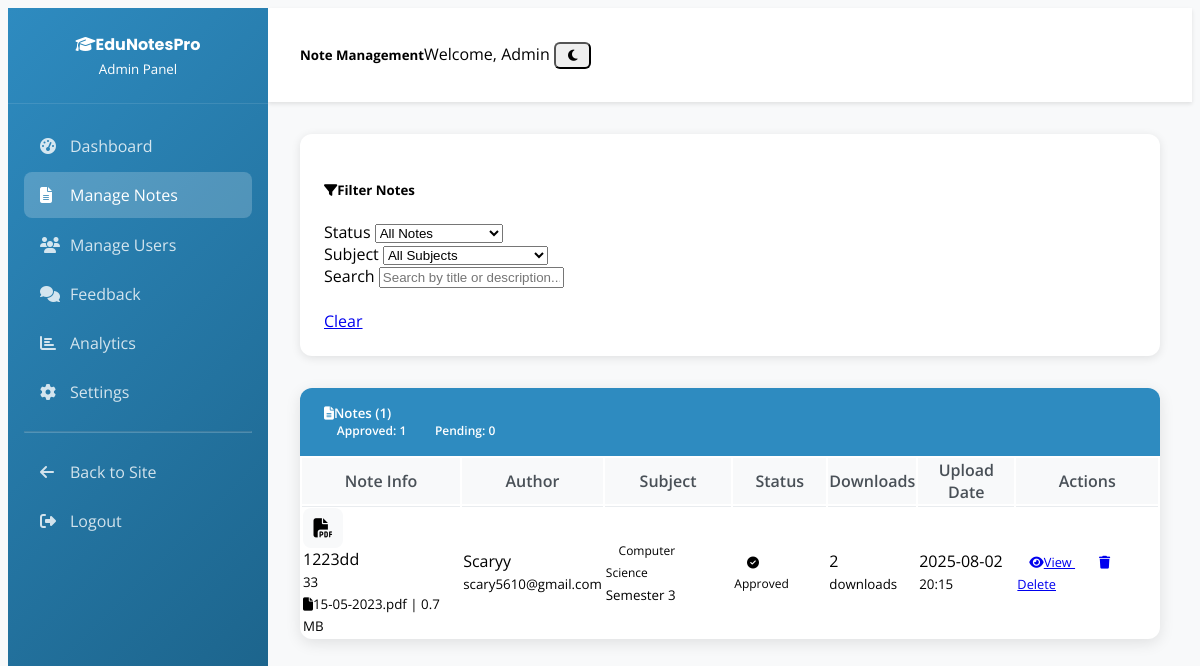
Page /admin/notes (signed in) on the committed database.
### models.py (models this page shows, shortened)
class Note(db.Model):
    id = db.Column(db.Integer, primary_key=True)
    title = db.Column(db.String(200), nullable=False)
    description = db.Column(db.Text)
    filename = db.Column(db.String(200), nullable=False)
    original_filename = db.Column(db.String(200), nullable=False)
    file_size = db.Column(db.Integer)
    semester = db.Column(db.Integer, nullable=False)
    upload_date = db.Column(db.DateTime, default=datetime.utcnow)
    is_approved = db.Column(db.Boolean, default=False)
    download_count = db.Column(db.Integer, default=0)
    user_id = db.Column(db.Integer, db.ForeignKey('user.id'), nullable=False)
    subject_id = db.Column(db.Integer, db.ForeignKey('subject.id'), nullable=False)
    ratings = db.relationship('Rating', backref='note', lazy=True, cascade='all, delete-orphan')
    comments = db.relationship('Comment', backref='note', lazy=True, cascade='all, delete-orphan')
    downloads = db.relationship('Download', backref='note', lazy=True, cascade='all, delete-orphan')

class User(UserMixin, db.Model):
    id = db.Column(db.Integer, primary_key=True)
    username = db.Column(db.String(80), unique=True, nullable=False)
    email = db.Column(db.String(120), unique=True, nullable=False)
    password_hash = db.Column(db.String(256), nullable=False)
    is_admin = db.Column(db.Boolean, default=False)
    is_blocked = db.Column(db.Boolean, default=False)
    created_at = db.Column(db.DateTime, default=datetime.utcnow)
    security_question = db.Column(db.String(200))
    security_answer = db.Column(db.String(200))
    notes = db.relationship('Note', backref='author', lazy=True, cascade='all, delete-orphan')
    ratings = db.relationship('Rating', backref='user', lazy=True, cascade='all, delete-orphan')
    comments = db.relationship('Comment', backref='user', lazy=True, cascade='all, delete-orphan')
    downloads = db.relationship('Download', backref='user', lazy=True, cascade='all, delete-orphan')

class Subject(db.Model):
    id = db.Column(db.Integer, primary_key=True)
    name = db.Column(db.String(100), unique=True, nullable=False)
    code = db.Column(db.String(20), unique=True, nullable=False)
    notes = db.relationship('Note', backref='subject', lazy=True)

### routes.py (the view)
@app.route('/admin/notes')
def admin_notes():
    if 'user_id' not in session or not session.get('is_admin'):
        abort(403)
    status_filter = request.args.get('status', '')
    subject_filter = request.args.get('subject', '')
    search_query = request.args.get('search', '')
    query = Note.query
    if status_filter == 'approved':
        query = query.filter_by(is_approved=True)
    elif status_filter == 'pending':
        query = query.filter_by(is_approved=False)
    if subject_filter:
        query = query.filter_by(subject_id=subject_filter)
    if search_query:
        query = query.filter(or_(
            Note.title.contains(search_query),
            Note.description.contains(search_query)
        ))
    notes = query.order_by(desc(Note.upload_date)).all()
    subjects = Subject.query.all()
    return render_template('admin/notes.html',
                         notes=notes,
                         subjects=subjects,
                         current_status=status_filter,
                         current_subject=subject_filter,
                         current_search=search_query)

### templates/admin/notes.html (shortened to what this page needs)
{% extends "admin/base.html" %}
{% block page_title %}Note Management{% endblock %}
{% block content %}
<div class="filter-card">
    <h5 class="mb-3"><i class="fas fa-filter me-2"></i>Filter Notes</h5>
    <form method="GET" class="row g-3">
        <div class="col-md-3">
            <label for="status" class="form-label">Status</label>
            <select name="status" class="form-select" onchange="this.form.submit()">
                <option value="">All Notes</option>
            </select>
        </div>
        <div class="col-md-3">
            <label for="subject" class="form-label">Subject</label>
            <select name="subject" class="form-select" onchange="this.form.submit()">
                <option value="">All Subjects</option>
            </select>
        </div>
        <div class="col-md-4">
            <label for="search" class="form-label">Search</label>
            <input type="text" name="search" class="form-control" placeholder="Search by title or description..."
                   value="{{ current_search }}" onchange="this.form.submit()">
        </div>
        <div class="col-md-2">
            <label class="form-label">&nbsp;</label>
            <div class="d-grid">
                <a href="{{ url_for('admin_notes') }}" class="btn btn-outline-secondary">Clear</a>
            </div>
        </div>
    </form>
</div>
<div class="admin-table">
    <h5 class="table-header d-flex justify-content-between align-items-center">
        <span><i class="fas fa-file-alt me-2"></i>Notes ({{ notes|length }})</span>
        <div>
            {% if notes %}
            <span class="badge bg-light text-dark me-2">
                Approved: {{ notes|selectattr('is_approved')|list|length }}
            </span>
            <span class="badge bg-light text-dark">
                Pending: {{ notes|rejectattr('is_approved')|list|length }}
            </span>
            {% endif %}
        </div>
    </h5>
    <div class="table-responsive">
        <table class="table table-hover mb-0">
            <thead>
                <tr>
                    <th>Note Info</th>
                    <th>Author</th>
                    <th>Subject</th>
                    <th>Status</th>
                    <th>Downloads</th>
                    <th>Upload Date</th>
                    <th>Actions</th>
                </tr>
            </thead>
            <tbody>
                {% for note in notes %}
                <tr>
                    <td>
                        <div class="d-flex align-items-center">
                            <div class="file-icon me-3">
                                <i class="fas fa-file-pdf text-danger"></i>
                            </div>
                            <div>
                                <div class="fw-bold">{{ note.title[:40] }}{% if note.title|length > 40 %}...{% endif %}</div>
                                <small class="text-muted">
                                    {% if note.description %}
                                        {{ note.description[:50] }}{% if note.description|length > 50 %}...{% endif %}
                                    {% else %}
                                        No description
                                    {% endif %}
                                </small>
                                <div>
                                    <small class="text-muted">
                                        <i class="fas fa-file me-1"></i>{{ note.original_filename }}
                                        {% if note.file_size %}
                                        | {{ "%.1f"|format(note.file_size / 1024 / 1024) }} MB
                                        {% endif %}
                                    </small>
                                </div>
                            </div>
                        </div>
                    </td>
                    <td>
                        <div class="fw-bold">{{ note.author.username if note.author else 'Unknown' }}</div>
                        <small class="text-muted">{{ note.author.email if note.author else 'No email' }}</small>
                    </td>
                    <td>
                        <span class="badge bg-info">{{ note.subject.name if note.subject else 'No Subject' }}</span>
                        <div><small class="text-muted">Semester {{ note.semester }}</small></div>
                    </td>
                    <td>
                        {% if note.is_approved %}
                            <span class="badge bg-success">
                                <i class="fas fa-check-circle me-1"></i>Approved
                            </span>
                        {% else %}
                            <span class="badge bg-warning">
                                <i class="fas fa-clock me-1"></i>Pending
                            </span>
                        {% endif %}
                    </td>
                    <td>
                        <div class="text-center">
                            <div class="fw-bold text-primary">{{ note.download_count }}</div>
                            <small class="text-muted">downloads</small>
                        </div>
                    </td>
                    <td>
                        <div>{{ note.upload_date.strftime('%Y-%m-%d') if note.upload_date else 'Unknown' }}</div>
                        <small class="text-muted">{{ note.upload_date.strftime('%H:%M') if note.upload_date else '' }}</small>
                    </td>
                    <td>
                        <div class="btn-group-vertical" role="group">
                            {% if note.is_approved %}
                                <a href="{{ url_for('note_detail', note_id=note.id) }}"
                                   class="btn btn-info btn-sm mb-1" title="View Note" target="_blank">
                                    <i class="fas fa-eye me-1"></i>View
                                </a>
                            {% endif %}
                            <a href="{{ url_for('delete_note', note_id=note.id) }}"
                               class="btn btn-danger btn-sm" title="Delete Note"
                               data-confirm="Are you sure you want to delete '{{ note.title }}'? This cannot be undone.">
                                <i class="fas fa-trash me-1"></i>Delete
                            </a>
                        </div>
                    </td>
                </tr>
                {% endfor %}
            </tbody>
        </table>
    </div>
</div>
{% endblock %}

### templates/admin/base.html (style rules this page uses)
:root { --primary-color: #2E8BC0; --accent-color: #F9A826; --sidebar-bg: #1a1a1a; --sidebar-width: 260px; }
body { font-family: 'Open Sans', sans-serif; background-color: #f8f9fa; }
.admin-table { background: white; border-radius: 12px; overflow: hidden; box-shadow: 0 4px 15px rgba(0,0,0,0.1); }
.table-header { background: var(--primary-color); color: white; padding: 1rem 1.5rem; margin: 0; font-weight: 600; }
.table th { border: none; font-weight: 600; color: #495057; background: #f8f9fa; }
.table td { border-top: 1px solid #e9ecef; vertical-align: middle; }
.badge { font-size: 0.75rem; padding: 0.4rem 0.8rem; border-radius: 20px; }
.btn-sm { padding: 0.25rem 0.75rem; font-size: 0.8rem; border-radius: 6px; }
.filter-card { background: white; border-radius: 12px; padding: 1.5rem; box-shadow: 0 2px 10px rgba(0,0,0,0.1); margin-bottom: 2rem; }

### templates/admin/notes.html (style rules this page uses)
.file-icon { width: 40px; height: 40px; background: #f8f9fa; border-radius: 8px; display: flex; align-items: center; justify-content: center; font-size: 1.2rem; }

### rows in the picture
Note: title "1223dd", description "33", original_filename "15-05-2023.pdf", note.file_size/1024/1024 "0.7", author "Scaryy", author "scary5610@gmail.com", subject "Computer Science", semester "3", is_approved True (drawn), download_count "2", upload_date "2025-08-02", upload_date "20:15"

### other values in the picture
{{ notes|length }} "1"
{{ notes|selectattr('is_approved')|list|length }} "1"
{{ notes|rejectattr('is_approved')|list|length }} "0"
